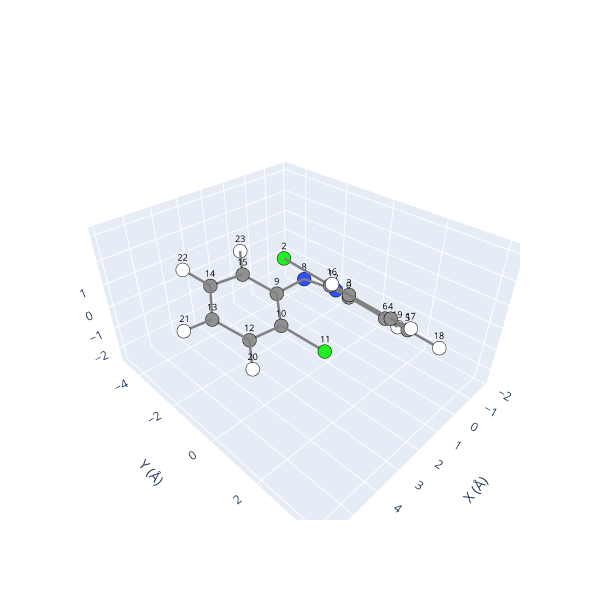

Write notebook code for a chart like this one.
### Code cell
## As usual, we can select its sources for inspection. Here, we select its cis isomer: 
found, cis = sys.find_source("cis")
print(found)

## and visualize it:
cis.view(show_indices=True)

### Figure 1 — Plotly figure (JSON) as saved in the notebook; plotly's stock layout.template omitted (floating-point values rounded to 4 significant figures)
{"data": [{"hoverinfo": "text", "marker": {"color": ["#909090", "#909090", "#1FF01F", "#909090", "#909090", "#909090", "#909090", "#3050F8", "#3050F8", "#909090", "#909090", "#1FF01F", "#909090", "#909090", "#909090", "#909090", "#FFFFFF", "#FFFFFF", "#FFFFFF", "#FFFFFF", "#FFFFFF", "#FFFFFF", "#FFFFFF", "#FFFFFF"], "line": {"color": "black", "width": 1}, "size": 8}, "mode": "markers", "showlegend": false, "text": ["C", "C", "Cl", "C", "C", "C", "C", "N", "N", "C", "C", "Cl", "C", "C", "C", "C", "H", "H", "H", "H", "H", "H", "H", "H"], "type": "scatter3d", "x": [0.0, 0.9684, 1.582, 1.509, 1.102, 0.1606, -0.3753, -0.6628, -0.1371, 1.274, 2.075, 1.408, 3.47, 4.085, 3.309, 1.916, 2.252, 1.523, -0.1605, -1.106, 4.08, 5.167, 3.782, 1.32], "y": [0.0, -0.03346, -1.482, 1.155, 2.396, 2.459, 1.277, -1.105, -2.207, -2.207, -1.174, 0.217, -1.207, -2.262, -3.281, -3.248, 1.109, 3.305, 3.428, 1.357, -0.3986, -2.277, -4.095, -4.035], "z": [0.0, 1.031, 1.765, 1.553, 1.076, 0.05868, -0.4743, -0.6145, -0.3702, -0.3702, -0.8854, -1.671, -0.7363, -0.06252, 0.4756, 0.3284, 2.346, 1.501, -0.3198, -1.278, -1.131, 0.05296, 1.021, 0.7854]}, {"hoverinfo": "none", "mode": "text", "showlegend": false, "text": ["0", "1", "2", "3", "4", "5", "6", "7", "8", "9", "10", "11", "12", "13", "14", "15", "16", "17", "18", "19", "20", "21", "22", "23"], "textfont": {"color": "black", "size": 9}, "type": "scatter3d", "x": [0.0, 0.9684, 1.582, 1.509, 1.102, 0.1606, -0.3753, -0.6628, -0.1371, 1.274, 2.075, 1.408, 3.47, 4.085, 3.309, 1.916, 2.252, 1.523, -0.1605, -1.106, 4.08, 5.167, 3.782, 1.32], "y": [0.0, -0.03346, -1.482, 1.155, 2.396, 2.459, 1.277, -1.105, -2.207, -2.207, -1.174, 0.217, -1.207, -2.262, -3.281, -3.248, 1.109, 3.305, 3.428, 1.357, -0.3986, -2.277, -4.095, -4.035], "z": [0.0, 1.031, 1.765, 1.553, 1.076, 0.05868, -0.4743, -0.6145, -0.3702, -0.3702, -0.8854, -1.671, -0.7363, -0.06252, 0.4756, 0.3284, 2.346, 1.501, -0.3198, -1.278, -1.131, 0.05296, 1.021, 0.7854]}, {"hoverinfo": "none", "line": {"color": "gray", "width": 5}, "mode": "lines", "showlegend": false, "type": "scatter3d", "x": [1.509, 1.102], "y": [1.155, 2.396], "z": [1.553, 1.076]}, {"hoverinfo": "none", "line": {"color": "gray", "width": 5}, "mode": "lines", "showlegend": false, "type": "scatter3d", "x": [1.102, 1.509], "y": [2.396, 1.155], "z": [1.076, 1.553]}, {"hoverinfo": "none", "line": {"color": "gray", "width": 5}, "mode": "lines", "showlegend": false, "type": "scatter3d", "x": [1.509, 0.9684], "y": [1.155, -0.03346], "z": [1.553, 1.031]}, {"hoverinfo": "none", "line": {"color": "gray", "width": 5}, "mode": "lines", "showlegend": false, "type": "scatter3d", "x": [3.47, 2.075], "y": [-1.207, -1.174], "z": [-0.7363, -0.8854]}, {"hoverinfo": "none", "line": {"color": "gray", "width": 5}, "mode": "lines", "showlegend": false, "type": "scatter3d", "x": [0.1606, 1.102], "y": [2.459, 2.396], "z": [0.05868, 1.076]}, {"hoverinfo": "none", "line": {"color": "gray", "width": 5}, "mode": "lines", "showlegend": false, "type": "scatter3d", "x": [5.167, 4.085], "y": [-2.277, -2.262], "z": [0.05296, -0.06252]}, {"hoverinfo": "none", "line": {"color": "gray", "width": 5}, "mode": "lines", "showlegend": false, "type": "scatter3d", "x": [3.47, 4.085], "y": [-1.207, -2.262], "z": [-0.7363, -0.06252]}, {"hoverinfo": "none", "line": {"color": "gray", "width": 5}, "mode": "lines", "showlegend": false, "type": "scatter3d", "x": [3.782, 3.309], "y": [-4.095, -3.281], "z": [1.021, 0.4756]}, {"hoverinfo": "none", "line": {"color": "gray", "width": 5}, "mode": "lines", "showlegend": false, "type": "scatter3d", "x": [1.509, 2.252], "y": [1.155, 1.109], "z": [1.553, 2.346]}, {"hoverinfo": "none", "line": {"color": "gray", "width": 5}, "mode": "lines", "showlegend": false, "type": "scatter3d", "x": [-1.106, -0.3753], "y": [1.357, 1.277], "z": [-1.278, -0.4743]}, {"hoverinfo": "none", "line": {"color": "gray", "width": 5}, "mode": "lines", "showlegend": false, "type": "scatter3d", "x": [3.309, 4.085], "y": [-3.281, -2.262], "z": [0.4756, -0.06252]}, {"hoverinfo": "none", "line": {"color": "gray", "width": 5}, "mode": "lines", "showlegend": false, "type": "scatter3d", "x": [-0.1371, 1.274], "y": [-2.207, -2.207], "z": [-0.3702, -0.3702]}, {"hoverinfo": "none", "line": {"color": "gray", "width": 5}, "mode": "lines", "showlegend": false, "type": "scatter3d", "x": [1.274, -0.1371], "y": [-2.207, -2.207], "z": [-0.3702, -0.3702]}, {"hoverinfo": "none", "line": {"color": "gray", "width": 5}, "mode": "lines", "showlegend": false, "type": "scatter3d", "x": [3.309, 3.782], "y": [-3.281, -4.095], "z": [0.4756, 1.021]}, {"hoverinfo": "none", "line": {"color": "gray", "width": 5}, "mode": "lines", "showlegend": false, "type": "scatter3d", "x": [0.9684, 0], "y": [-0.03346, 0], "z": [1.031, 0]}, {"hoverinfo": "none", "line": {"color": "gray", "width": 5}, "mode": "lines", "showlegend": false, "type": "scatter3d", "x": [2.075, 1.274], "y": [-1.174, -2.207], "z": [-0.8854, -0.3702]}, {"hoverinfo": "none", "line": {"color": "gray", "width": 5}, "mode": "lines", "showlegend": false, "type": "scatter3d", "x": [0.9684, 1.509], "y": [-0.03346, 1.155], "z": [1.031, 1.553]}, {"hoverinfo": "none", "line": {"color": "gray", "width": 5}, "mode": "lines", "showlegend": false, "type": "scatter3d", "x": [2.075, 3.47], "y": [-1.174, -1.207], "z": [-0.8854, -0.7363]}, {"hoverinfo": "none", "line": {"color": "gray", "width": 5}, "mode": "lines", "showlegend": false, "type": "scatter3d", "x": [4.085, 3.309], "y": [-2.262, -3.281], "z": [-0.06252, 0.4756]}, {"hoverinfo": "none", "line": {"color": "gray", "width": 5}, "mode": "lines", "showlegend": false, "type": "scatter3d", "x": [-0.3753, 0.1606], "y": [1.277, 2.459], "z": [-0.4743, 0.05868]}, {"hoverinfo": "none", "line": {"color": "gray", "width": 5}, "mode": "lines", "showlegend": false, "type": "scatter3d", "x": [1.916, 3.309], "y": [-3.248, -3.281], "z": [0.3284, 0.4756]}, {"hoverinfo": "none", "line": {"color": "gray", "width": 5}, "mode": "lines", "showlegend": false, "type": "scatter3d", "x": [1.916, 1.32], "y": [-3.248, -4.035], "z": [0.3284, 0.7854]}, {"hoverinfo": "none", "line": {"color": "gray", "width": 5}, "mode": "lines", "showlegend": false, "type": "scatter3d", "x": [1.916, 1.274], "y": [-3.248, -2.207], "z": [0.3284, -0.3702]}, {"hoverinfo": "none", "line": {"color": "gray", "width": 5}, "mode": "lines", "showlegend": false, "type": "scatter3d", "x": [1.102, 0.1606], "y": [2.396, 2.459], "z": [1.076, 0.05868]}, {"hoverinfo": "none", "line": {"color": "gray", "width": 5}, "mode": "lines", "showlegend": false, "type": "scatter3d", "x": [0.1606, -0.3753], "y": [2.459, 1.277], "z": [0.05868, -0.4743]}, {"hoverinfo": "none", "line": {"color": "gray", "width": 5}, "mode": "lines", "showlegend": false, "type": "scatter3d", "x": [1.32, 1.916], "y": [-4.035, -3.248], "z": [0.7854, 0.3284]}, {"hoverinfo": "none", "line": {"color": "gray", "width": 5}, "mode": "lines", "showlegend": false, "type": "scatter3d", "x": [1.102, 1.523], "y": [2.396, 3.305], "z": [1.076, 1.501]}, {"hoverinfo": "none", "line": {"color": "gray", "width": 5}, "mode": "lines", "showlegend": false, "type": "scatter3d", "x": [3.309, 1.916], "y": [-3.281, -3.248], "z": [0.4756, 0.3284]}, {"hoverinfo": "none", "line": {"color": "gray", "width": 5}, "mode": "lines", "showlegend": false, "type": "scatter3d", "x": [0.1606, -0.1605], "y": [2.459, 3.428], "z": [0.05868, -0.3198]}, {"hoverinfo": "none", "line": {"color": "gray", "width": 5}, "mode": "lines", "showlegend": false, "type": "scatter3d", "x": [0, 0.9684], "y": [0, -0.03346], "z": [0, 1.031]}, {"hoverinfo": "none", "line": {"color": "gray", "width": 5}, "mode": "lines", "showlegend": false, "type": "scatter3d", "x": [0, -0.6628], "y": [0, -1.105], "z": [0, -0.6145]}, {"hoverinfo": "none", "line": {"color": "gray", "width": 5}, "mode": "lines", "showlegend": false, "type": "scatter3d", "x": [1.274, 2.075], "y": [-2.207, -1.174], "z": [-0.3702, -0.8854]}, {"hoverinfo": "none", "line": {"color": "gray", "width": 5}, "mode": "lines", "showlegend": false, "type": "scatter3d", "x": [0.9684, 1.582], "y": [-0.03346, -1.482], "z": [1.031, 1.765]}, {"hoverinfo": "none", "line": {"color": "gray", "width": 5}, "mode": "lines", "showlegend": false, "type": "scatter3d", "x": [2.075, 1.408], "y": [-1.174, 0.217], "z": [-0.8854, -1.671]}, {"hoverinfo": "none", "line": {"color": "gray", "width": 5}, "mode": "lines", "showlegend": false, "type": "scatter3d", "x": [1.582, 0.9684], "y": [-1.482, -0.03346], "z": [1.765, 1.031]}, {"hoverinfo": "none", "line": {"color": "gray", "width": 5}, "mode": "lines", "showlegend": false, "type": "scatter3d", "x": [1.408, 2.075], "y": [0.217, -1.174], "z": [-1.671, -0.8854]}, {"hoverinfo": "none", "line": {"color": "gray", "width": 5}, "mode": "lines", "showlegend": false, "type": "scatter3d", "x": [2.252, 1.509], "y": [1.109, 1.155], "z": [2.346, 1.553]}, {"hoverinfo": "none", "line": {"color": "gray", "width": 5}, "mode": "lines", "showlegend": false, "type": "scatter3d", "x": [-0.6628, 0], "y": [-1.105, 0], "z": [-0.6145, 0]}, {"hoverinfo": "none", "line": {"color": "gray", "width": 5}, "mode": "lines", "showlegend": false, "type": "scatter3d", "x": [-0.3753, -1.106], "y": [1.277, 1.357], "z": [-0.4743, -1.278]}, {"hoverinfo": "none", "line": {"color": "gray", "width": 5}, "mode": "lines", "showlegend": false, "type": "scatter3d", "x": [4.08, 3.47], "y": [-0.3986, -1.207], "z": [-1.131, -0.7363]}, {"hoverinfo": "none", "line": {"color": "gray", "width": 5}, "mode": "lines", "showlegend": false, "type": "scatter3d", "x": [1.523, 1.102], "y": [3.305, 2.396], "z": [1.501, 1.076]}, {"hoverinfo": "none", "line": {"color": "gray", "width": 5}, "mode": "lines", "showlegend": false, "type": "scatter3d", "x": [3.47, 4.08], "y": [-1.207, -0.3986], "z": [-0.7363, -1.131]}, {"hoverinfo": "none", "line": {"color": "gray", "width": 5}, "mode": "lines", "showlegend": false, "type": "scatter3d", "x": [-0.1371, -0.6628], "y": [-2.207, -1.105], "z": [-0.3702, -0.6145]}, {"hoverinfo": "none", "line": {"color": "gray", "width": 5}, "mode": "lines", "showlegend": false, "type": "scatter3d", "x": [0, -0.3753], "y": [0, 1.277], "z": [0, -0.4743]}, {"hoverinfo": "none", "line": {"color": "gray", "width": 5}, "mode": "lines", "showlegend": false, "type": "scatter3d", "x": [1.274, 1.916], "y": [-2.207, -3.248], "z": [-0.3702, 0.3284]}, {"hoverinfo": "none", "line": {"color": "gray", "width": 5}, "mode": "lines", "showlegend": false, "type": "scatter3d", "x": [4.085, 3.47], "y": [-2.262, -1.207], "z": [-0.06252, -0.7363]}, {"hoverinfo": "none", "line": {"color": "gray", "width": 5}, "mode": "lines", "showlegend": false, "type": "scatter3d", "x": [-0.3753, 0], "y": [1.277, 0], "z": [-0.4743, 0]}, {"hoverinfo": "none", "line": {"color": "gray", "width": 5}, "mode": "lines", "showlegend": false, "type": "scatter3d", "x": [-0.1605, 0.1606], "y": [3.428, 2.459], "z": [-0.3198, 0.05868]}, {"hoverinfo": "none", "line": {"color": "gray", "width": 5}, "mode": "lines", "showlegend": false, "type": "scatter3d", "x": [4.085, 5.167], "y": [-2.262, -2.277], "z": [-0.06252, 0.05296]}, {"hoverinfo": "none", "line": {"color": "gray", "width": 5}, "mode": "lines", "showlegend": false, "type": "scatter3d", "x": [-0.6628, -0.1371], "y": [-1.105, -2.207], "z": [-0.6145, -0.3702]}], "layout": {"height": 600, "scene": {"xaxis": {"range": [-2.106, 6.167], "title": {"text": "X (Å)"}}, "yaxis": {"range": [-5.095, 4.428], "title": {"text": "Y (Å)"}}, "zaxis": {"range": [-2.671, 3.346], "title": {"text": "Z (Å)"}}}, "width": 600}}
